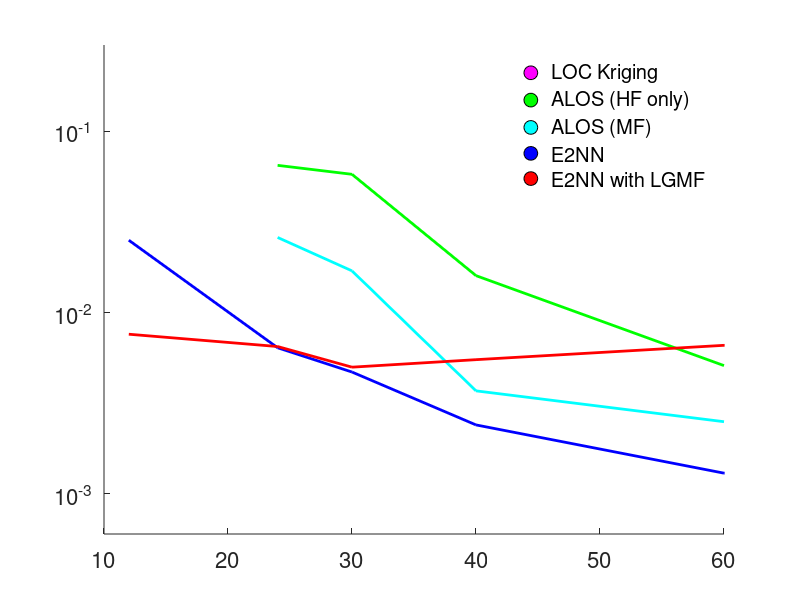

This figure's MATLAB source:
data1=[24  0.0864];

data2=[24	0.065
30	0.058
40	0.016
60	0.0051];

data3=[24	0.026
30	0.017
40	0.0037
60	0.0025];

data4=[12	0.0251	
24	0.0064	
30	0.0047	
40	0.0024	
60	0.0013	
100	0.0009];

data5=[12	0.0076
24	0.0065
30	0.0050
40	0.0055
60	0.0066
100	0.0046];





figure, hold on
set(gca, 'YScale', 'log')
set(gca,'FontSize',16)
plot(data2(:,1), data2(:,2),'g','LineWidth',2,'handlevisibility','off')
plot(data3(:,1), data3(:,2),'c','LineWidth',2,'handlevisibility','off')
plot(data4(:,1), data4(:,2),'b','LineWidth',2,'handlevisibility','off')
plot(data5(:,1), data5(:,2),'r','LineWidth',2,'handlevisibility','off')
%
scatter(data1(:,1), data1(:,2),100,'filled',...
        'MarkerEdgeColor','k',...
        'MarkerFaceColor','m') 
%
scatter(data2(:,1), data2(:,2),100,'filled',...
        'MarkerEdgeColor','k',...
        'MarkerFaceColor','g')
%
scatter(data3(:,1), data3(:,2),100,'filled',...
        'MarkerEdgeColor','k',...
        'MarkerFaceColor','c') 
%
scatter(data4(:,1), data4(:,2),100,'filled',...
        'MarkerEdgeColor','k',...
        'MarkerFaceColor','b')
   
%
scatter(data5(:,1), data5(:,2),100,'filled',...
        'MarkerEdgeColor','k',...
        'MarkerFaceColor','r') 

legend('LOC Kriging', 'ALOS (HF only)','ALOS (MF)','E2NN','E2NN with LGMF',...
       'Location','NorthEast')

xlim([10, 60])
ylim([6e-4, 3e-1])
legend boxoff